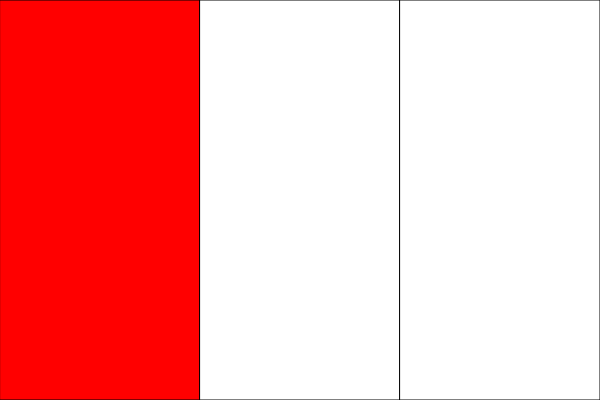
Frame 1 (no input)
Frame 60 (no input): identical to frame 1, image omitted
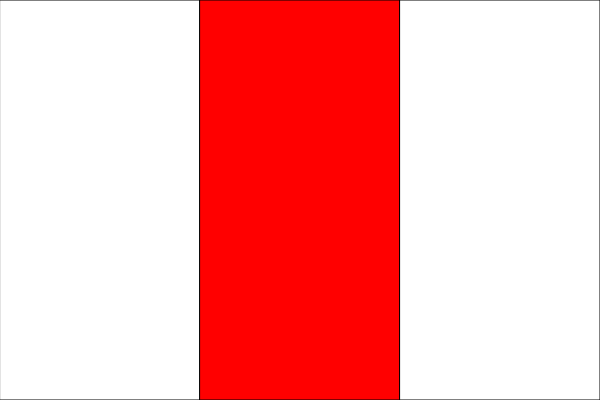
Frame 120 (the mouse pressed at the canvas centre since frame 60)

The p5.js sketch that drew these frames (run headless with seeded random() and noise() and a simulated clock; from frame 60 on, the mouse is pressed at the canvas centre):

// p5.js sketch
// ── sketch.js
function setup() {
  createCanvas(600, 400);
}

function draw() {
  background(220);
  
  // if my mouse is in the left column
  // Fill the left column with red
  if (mouseX < 200) {
    fill("red");
    rect(0, 0, 200, height);
    fill("white");
    rect(200, 0, 200, height);
    fill("white");
    rect(400, 0, 200, height);
  }
  // OR if my mouse is in the middle column
  // Fill middle column with red
  else if (mouseX < 400) {
    fill("white");
    rect(0, 0, 200, height);
    fill("red");
    rect(200, 0, 200, height);
    fill("white");
    rect(400, 0, 200, height);
  }
  // OR if my mouse is in the right column
  // Fill the right column with red
  else{
    fill("white");
    rect(0, 0, 200, height);
    fill("white");
    rect(200, 0, 200, height);
    fill("red");
    rect(400, 0, 200, height);
  }
}
